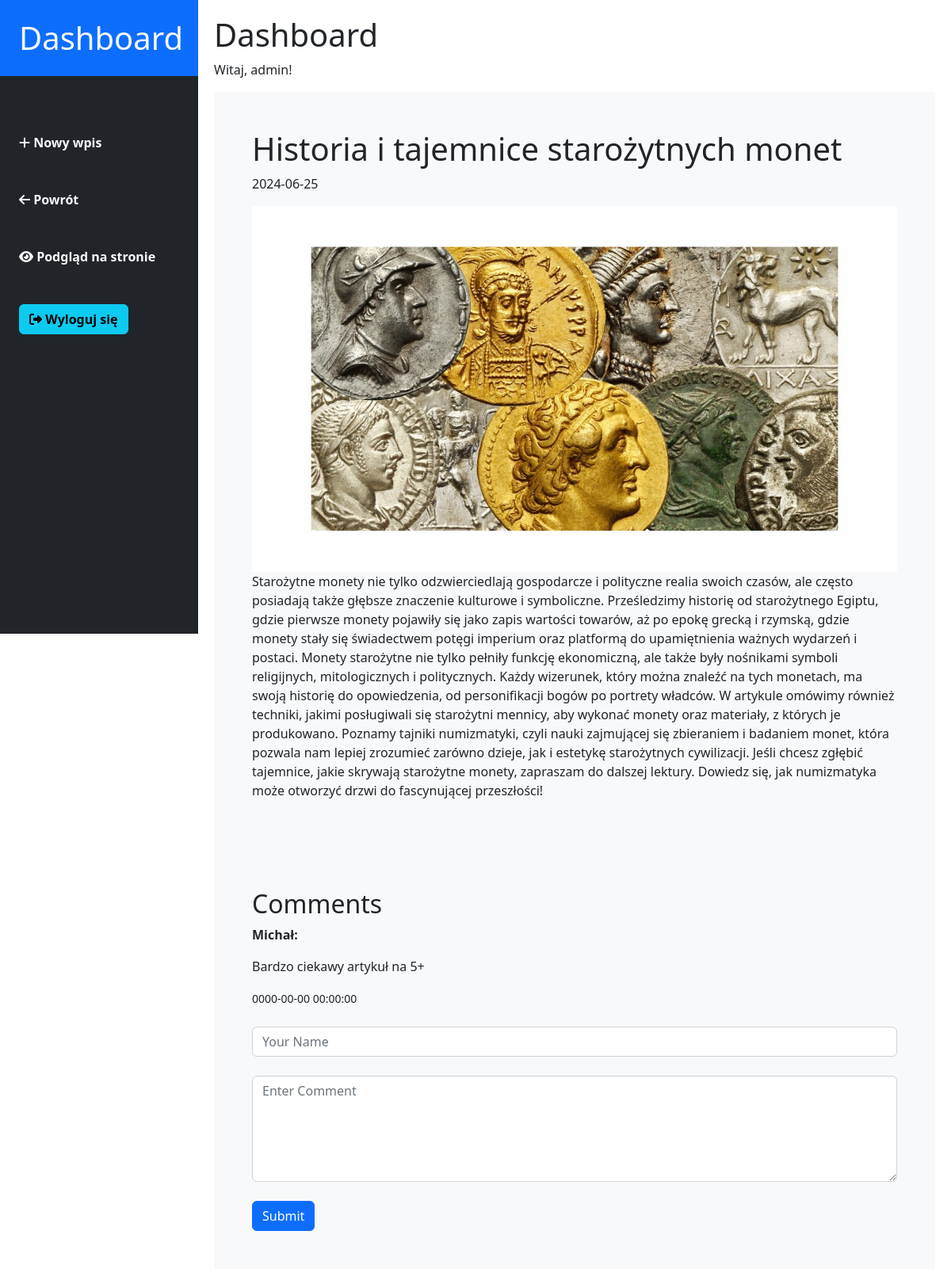
/comments.php?id=1 (signed in), run on the app's committed database.
### tables this page shows
CREATE TABLE `posts` (
  `id` int(11) NOT NULL,
  `date` varchar(255) NOT NULL,
  `title` varchar(255) NOT NULL,
  `summary` text NOT NULL,
  `content` mediumtext NOT NULL,
  `image` varchar(255) NOT NULL
);

CREATE TABLE `comments` (
  `id` int(11) NOT NULL,
  `post_id` int(11) NOT NULL,
  `author` varchar(255) NOT NULL DEFAULT 'Gosc',
  `content` mediumtext NOT NULL,
  `date` datetime NOT NULL,
  `created_at` timestamp NOT NULL DEFAULT current_timestamp()
);

### comments.php (the view, shortened to what this page needs)
<?php
include("admin/templates/header.php");
$id = $_GET["id"];
if ($id) {
    include("connect.php");
    $sqlSelectPost = "SELECT * FROM posts WHERE id = $id";
    $result = mysqli_query($conn, $sqlSelectPost);
    if ($data = mysqli_fetch_array($result)) {
        ?>
        <div class="post w-100 bg-light p-5">
            <h1><?php echo htmlspecialchars($data['title']); ?></h1>
            <p><?php echo htmlspecialchars($data['date']); ?></p>
            <?php if ($data['image']) { ?>
                <img src="images/<?php echo htmlspecialchars($data['image']); ?>" alt="Post Image" style="max-width: 100%; height: auto;">
            <?php } ?>
            <p><?php echo nl2br(htmlspecialchars($data['content'])); ?></p>
        </div>
        <div class="comments w-100 bg-light p-5">
            <h2>Comments</h2>
            <?php
            $sqlSelectComments = "SELECT * FROM comments WHERE post_id = $id ORDER BY date DESC";
            $resultComments = mysqli_query($conn, $sqlSelectComments);
            while ($comment = mysqli_fetch_array($resultComments)) {
                ?>
                <div class="comment mb-4">
                    <p><strong><?php echo htmlspecialchars($comment['author']); ?>:</strong></p>
                    <p><?php echo nl2br(htmlspecialchars($comment['content'])); ?></p>
                    <p><small><?php echo htmlspecialchars($comment['date']); ?></small></p>
                </div>
            <?php } ?>
            <form action="comments.php?id=<?php echo $id; ?>" method="post">
                <div class="form-field mb-4">
                    <input type="text" class="form-control" name="author" placeholder="Your Name">
                </div>
                <div class="form-field mb-4">
                    <textarea name="content" class="form-control" cols="30" rows="5" placeholder="Enter Comment"></textarea>
                </div>
                <div class="form-field">
                    <input type="submit" class="btn btn-primary" value="Submit" name="add_comment">
                </div>
            </form>
        </div>
        <?php
    } else {
        echo "Post Not Found";
    }
} else {
    echo "Post Not Found";
}
include("admin/templates/footer.php");
?>

### admin/templates/header.php (style rules this page uses)
body, html { height: 100%; margin: 0; }

### data on the page
posts: title "Historia i tajemnice starożytnych monet", date "2024-06-25", image (picture), content "Starożytne monety nie tylko odzwierciedlają gospodarcze i polityczne realia swoich czasów, ale często posiadają także głębsze znaczenie kulturowe i symboliczne. Prześledzimy historię od starożytnego Egiptu, gdzie pierwsze monety pojawiły się jako zapis wartości towarów, aż po epokę grecką i rzymską, gdzie monety stały się świadectwem potęgi imperium oraz platformą do upamiętnienia ważnych wydarzeń i postaci. Monety starożytne nie tylko pełniły funkcję ekonomiczną, ale także były nośnikami symboli religijnych, mitologicznych i politycznych. Każdy wizerunek, który można znaleźć na tych monetach, ma swoją historię do opowiedzenia, od personifikacji bogów po portrety władców. W artykule omówimy…"
comments: author "Michał", content "Bardzo ciekawy artykuł na 5+", date "0000-00-00 00:00:00"

### other printed values
$_SESSION["user"] "admin"
